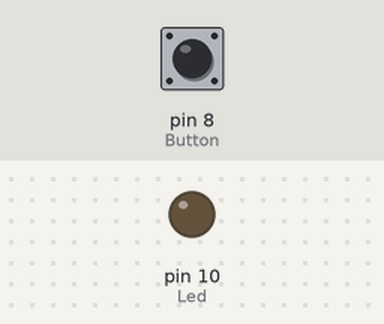
A sketch run on a simulated Arduino Uno, built with avr-gcc and run on an emulated ATmega328P. Parts: output pins drawn as LEDs (lit = HIGH). Dashed ring = blinking. The inputs (shaded band) are chosen by the test bench; at power-on: pin 8 (Button) LOW.

Above: at 1.2 s.
1.3 s: pin 8 (Button) pulled HIGH for 0.15 s
At 1.51 s:
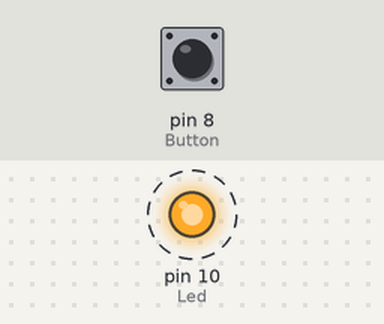
4.3 s: pin 8 (Button) pulled HIGH for 1 s
At 7.0 s:
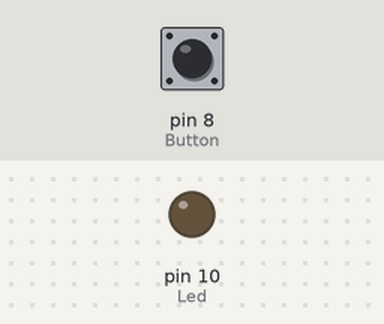
7.3 s: pin 8 (Button) pulled HIGH for 3.2 s
At 7.51 s:
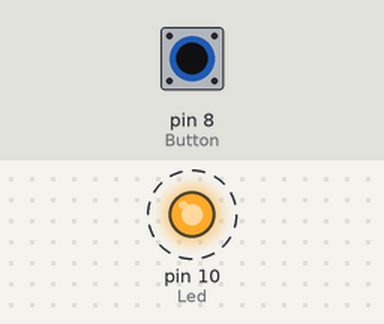
Timing chart, 0 to 12.8 s (numbered marks = the images above; inputs shaded):
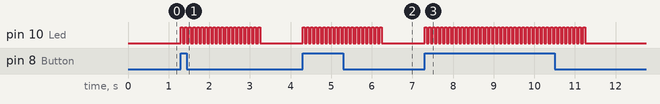

Measured:
- after the input at 1.3 s, pin 10 (Led): alternates HIGH for 0.05 s and LOW for 0.05 s, 40 changes in all, then stays LOW, starting at once
- after the input at 4.3 s, pin 10 (Led): alternates HIGH for 0.05 s and LOW for 0.05 s, 40 changes in all, then stays LOW, starting at once
- after the input at 7.3 s, pin 10 (Led): alternates HIGH for 0.05 s and LOW for 0.05 s, 80 changes in all, then stays LOW, starting at once

The sketch:

sketch_mar3a.ino
```cpp
#define Button 8
#define Led 10

int buttonStatus = 0;

void setup() {
  pinMode(Button, INPUT);
  pinMode(Led, OUTPUT);
}

void loop() {
  buttonStatus = digitalRead(Button);
  if(buttonStatus == 1){
    for(int i=0; i<20; i++){
      digitalWrite(Led, HIGH);
      delay(50);
      digitalWrite(Led, LOW);
      delay(50);
    }
  }
  else{
    digitalWrite(Led, LOW);
  }
}
```
